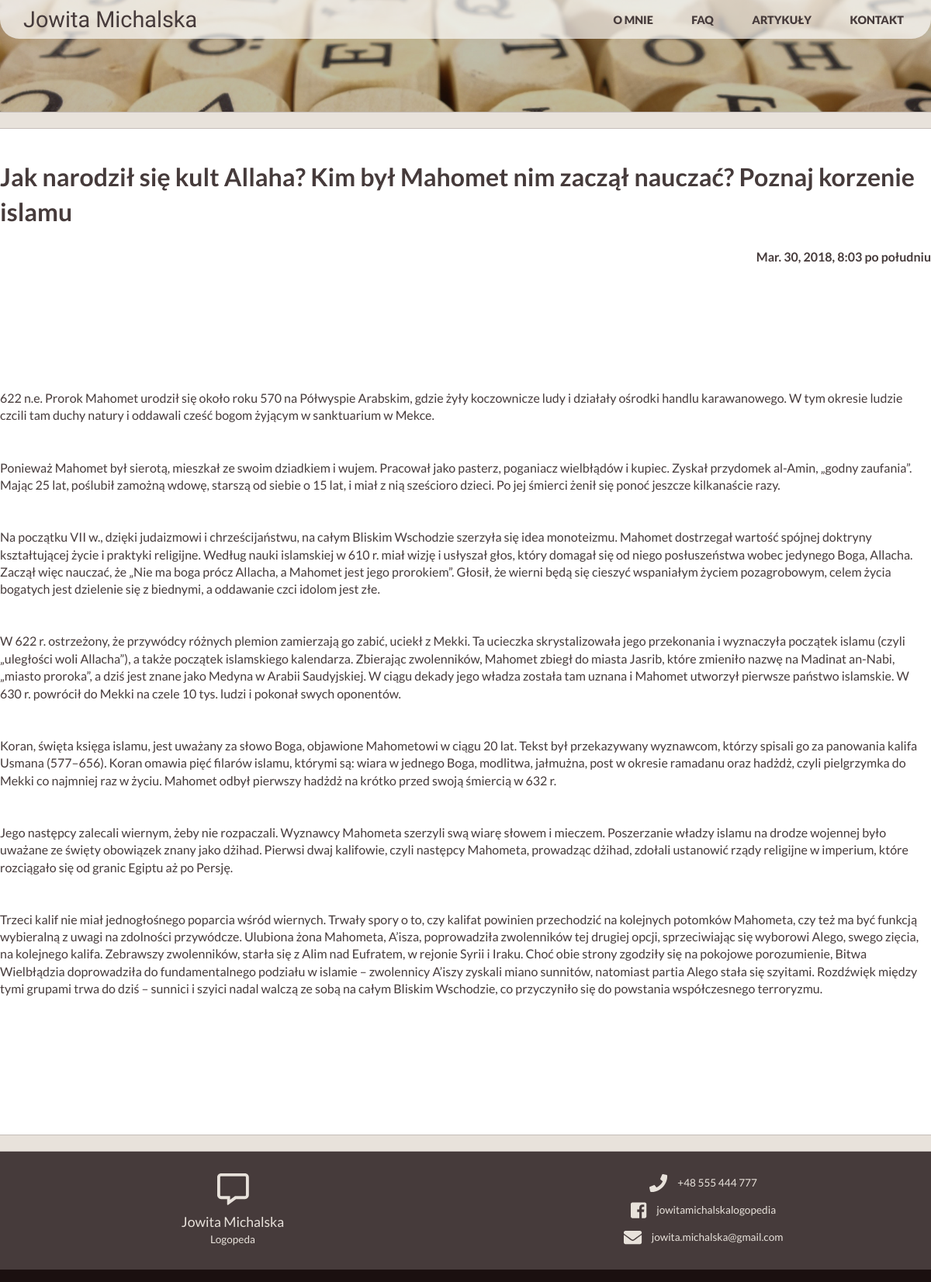
The app's page /dsadas/, older data.
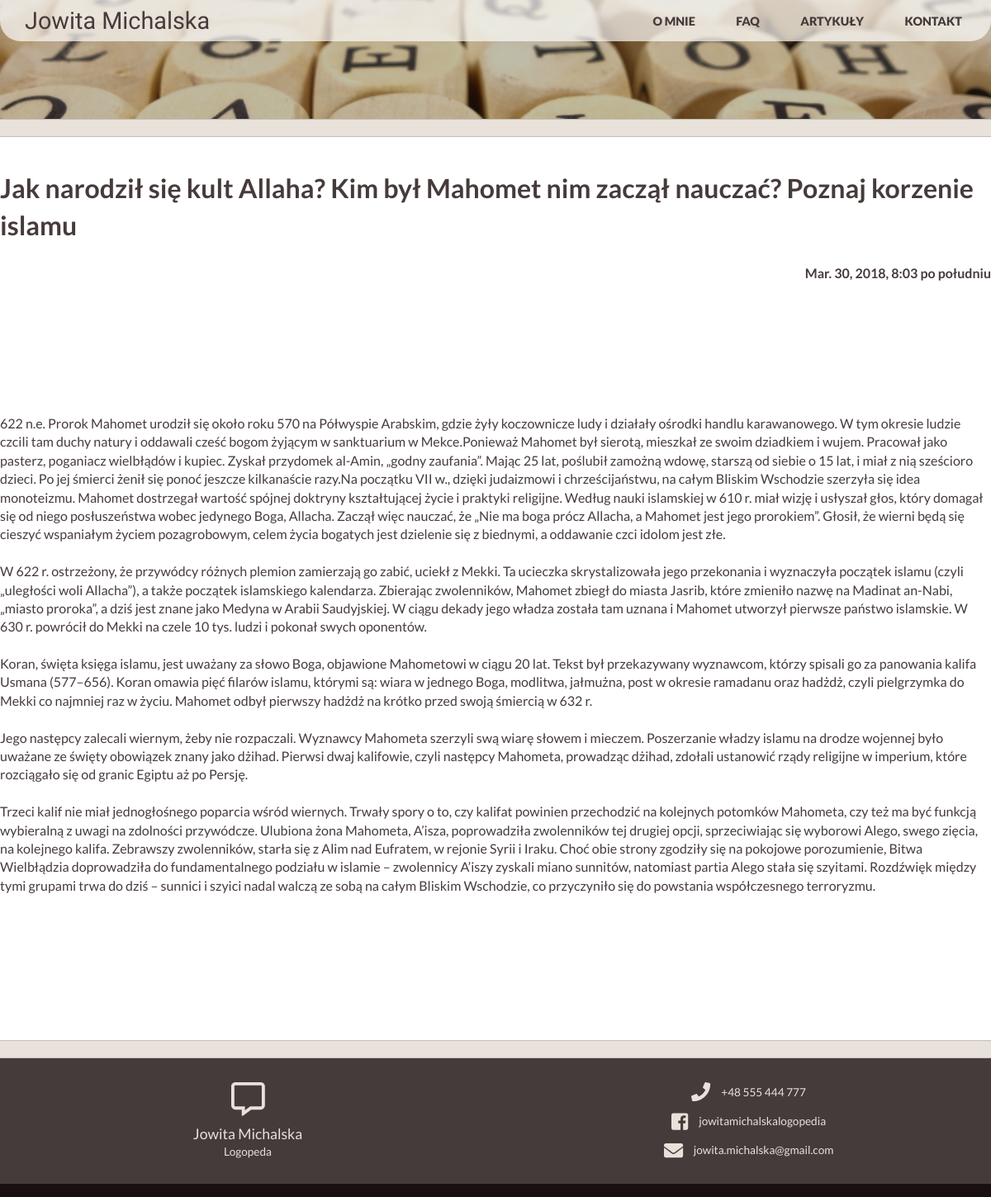
The same page, newer data.
### posts/models.py (models this page shows, shortened)
class Post(models.Model):
	title = models.CharField(max_length=300)
	slug = models.SlugField(unique=True)
	content = models.TextField()
	updated = models.DateTimeField(auto_now=True, auto_now_add=False)
	timestamp = models.DateTimeField(auto_now=False, auto_now_add=True)
	class Meta:
		ordering = ["-timestamp", "-updated"]

### posts/views.py (the view)
# urls.py: url(r'^(?P<slug>[\w-]+)/$', posts_detail, name="detail"),
def posts_detail(request, slug):
	instance = get_object_or_404(Post, slug=slug)
	context = {
		"post": instance
	}
	return render(request, "detail.html", context)

### templates/detail.html (shortened to what this page needs)
{% extends "base.html" %}
{% block content %}
<section class="home-hero">
	<header>
		<p class="logo">Jowita Michalska</p>
		<nav>
			<ul>
				<li><a class="scroll" href="../#omnie">O mnie</a></li>
				<li><a class="scroll" href="../#faq">FAQ</a></li>
				<li><a class="scroll" href="../#artykuly">Artykuły</a></li>
				<li><a class="scroll" href="../#kontakt">Kontakt</a></li>
			</ul>
		</nav>
	</header>
</section>
<section class="article-det">
	<div class="bar artykul-det"></div>
	<div class="artykul-content">
		<h1 class="det-title">{{post.title}}</h1>
  <h3 class="det-timestamp">{{post.timestamp}}</h3>
  {{ post.content|safe|linebreaks }}
<div class="fb-comments" data-href="{{ request.build_absolute_uri}}" data-numposts="5" data-width="100%"></div>
	</div>
</section>
{% endblock content %}

### templates/base.html (shortened to what this page needs)
{% load staticfiles %}
<html>
<head>
	<link rel="stylesheet" href='{% static "/css/base.css" %}' />
</head>
<body>
	{% block content %}
	{% endblock content %}
	<section class="footer" id="kontakt">
		<div class="bar ftr"></div>
		<div class="container-4">
			<div class="info">
				<i class="far fa-comment-alt fa-3x logo-ft"></i>
				<p class="ft-name">Jowita Michalska</p>
				<p>Logopeda</p>
			</div>
			<div class="contacts">
				<div class="phone con-grid">
					<i class="fas fa-phone fa-2x ico"></i> <p>+48 555 444 777</p>
				</div>
				<div class="facebook con-grid">
					<i class="fab fa-facebook-square fa-2x ico"></i> <p>jowitamichalskalogopedia</p>
				</div>
				<div class="mail con-grid">
					<i class="fas fa-envelope fa-2x ico"></i> <p>jowita.michalska@gmail.com</p>
				</div>
			</div>
		</div>
		<div class="blackbar"></div>
	</section>
</body>
</html>

### static/css/base.css (style rules this page uses)
html, body, div, span, applet, object, iframe, h1, h2, h3, h4, h5, h6, p, blockquote, pre, a, abbr, acronym, address, big, cite, code, del, dfn, em, img, ins, kbd, q, s, samp, small, strike, strong, sub, sup, tt, var, b, u, i, center, dl, dt, dd, ol, ul, li, fieldset, form, label, legend, table, caption, tbody, tfoot, thead, tr, th, td, article, aside, canvas, details, embed, figure, figcaption, footer, header, hgroup, menu, nav, output, ruby, section, summary, time, mark, audio, video { margin: 0; padding: 0; border: 0; font-size: 100%; vertical-align: baseline; }
article, aside, details, figcaption, figure, footer, header, hgroup, menu, nav, section { display: block; }
ol, ul { list-style: none; }
:root { --primary: #463b3b; --dark: #333; --light: #fff; --shadow: 0 1px 5px rgba(104, 104, 104, 0.8); }
html { box-sizing: border-box; font-family: 'Lato', sans-serif; font-weight: 400; color: var(--primary); }
body { margin: 0px; line-height: 1.4; }
.home-hero { position: relative; background-image: url('../img/wood-cube.jpg'); background-size: cover; background-position: center; height: 18vh; }
header { display: flex; flex-direction: row; justify-content: space-between; height: 50px; width: 1200px; background-color: #ffffffab; position: absolute; margin-left: auto; margin-right: auto; left: 0; right: 0; border-radius: 0px 0px 25px 25px; }
.logo { font-family: 'Parisienne', cursive; font-size: 1.8rem; display: flex; width: auto; padding-left: 30px; float: left; align-self: center; }
nav { float: right; }
nav ul { margin: 0; padding: 0; padding-right: 12px; list-style: none; }
nav li { display: inline-block; margin: 1em; }
nav a { font-weight: 900; text-decoration: none; padding: .5em; text-transform: uppercase; color: #463b3b; font-size: .9rem; }
.bar { display: grid; text-align: center; background-color: #e8e2db; width: 100%; height: 5.5vh; border-radius: 0px 0px 25px 25px; border-bottom: solid 1px #c5bdb9; border-top: solid 1px #c5bdb9; align-content: center; font-weight: 900; font-size: 1.3rem; }
.fa-2x { font-size: 1.7em; color: #463b3b; }
.footer { background-color: #463b3b; }
.bar.ftr { height: 2.5vh; width: 100%; background-color: #e8e2db; border-radius: 0px; }
.container-4 { display: grid; width: 1200px; height: 19vh; margin: 0 auto; color: #e8e2db; font-weight: 400; font-size: 0.85rem; grid-template-columns: 1fr 1fr; grid-template-rows: 1fr; }
.ico.fa-2x { color: #e8e2db; padding: 0px 13px; }
.contacts { display: flex; flex-direction: column; align-content: center; justify-content: center; }
.con-grid { display: flex; justify-content: center; padding: 6px; align-items: center; }
.info { display: grid; justify-content: center; align-self: center; text-align: center; }
.ft-name { font-size: 1.1rem; }
.logo-ft { padding-bottom: 10px; width: 90px; margin: 0 auto; }
.blackbar { width: 100%; height: 2vh; background-color: #1b1010; }
.article-det { box-sizing: border-box; }
.bar.artykul-det { height: 2.5vh; border-radius: 0px; }
.artykul-content { width: 1200px; display: grid; margin: 5vh auto; }
.det-title { font-size: 2rem; }
.det-timestamp { text-align: right; padding-bottom: 20vh; padding-top: 3vh; }
.fb-comments { margin: 0 auto; padding-top: 12vh; padding-bottom: 5vh; width: 800px; }

Row changes from the older to the newer data that the page shows:
changed Post: content "…się ponoć jeszcze kilkanaście razy. Na początku VII w., dzięki…" → "…się ponoć jeszcze kilkanaście razy.Na początku VII w., dzięki…"
